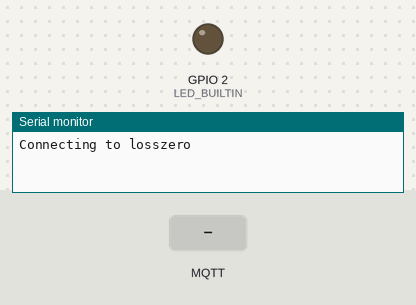
This sketch was run on a simulated ESP8266 (NodeMCU). On the bench: output pins drawn as LEDs (lit = HIGH, except the on-board LED, lit = LOW), the last lines printed to the serial monitor. The inputs (shaded band) are chosen by the test bench. WiFi joins after 1.5 s; servers stay silent unless stated; random numbers use the default seed unless the sketch sets one; no MQTT or app messages arrive unless stated.

Above: at 0.1 s.
At 2.7 s:
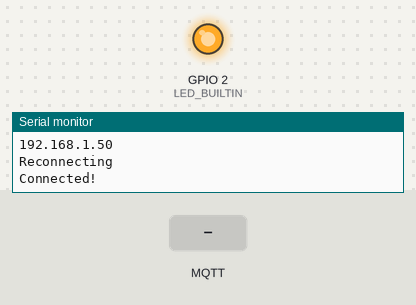
2.8 s: MQTT message "camera" arrives on the first subscribed topic
Timing chart, 0 to 5.8 s (numbered marks = the images above; inputs shaded):
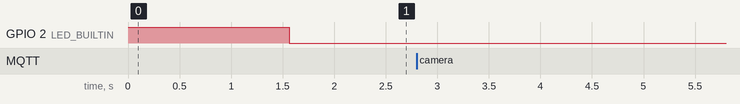

The sketch:

mqtt_test.ino
```cpp
#include <ESP8266WiFi.h>
#include <PubSubClient.h>
#include <ArduinoJson.h>

// 네트워크 정보 업데이트
const char* ssid = "losszero";
const char* password = "asd123123";
const char* mqtt_server = "k11e202.p.ssafy.io";

WiFiClient espClient;
PubSubClient client(espClient);

String arm_command = "";

void setup_wifi() {
  delay(10);
  Serial.println();
  Serial.print("Connecting to ");
  Serial.println(ssid);

  WiFi.mode(WIFI_STA);
  WiFi.begin(ssid, password);

  while (WiFi.status() != WL_CONNECTED) {
    delay(500);
    Serial.print(".");
  }

  randomSeed(micros());

  Serial.println("");
  Serial.println("WiFi connected");
  Serial.println("IP address: ");
  Serial.println(WiFi.localIP());
}

void sendCommand(const char* command) {
  Serial.write(command);
}

void waitForCompletion() {
  while (true) {
    if (Serial.available()) {
      String message = Serial.readStringUntil('\n');
      message.trim();
      if (message.endsWith("Complete")) {
        break;
      }
    }
  }
}

void sendMqttMessage(const char* sender, const char* status) {
  StaticJsonDocument<200> doc;
  doc["sender"] = sender;
  doc["status"] = status;
  char messageBuffer[200];
  serializeJson(doc, messageBuffer);
  client.publish("realtime-cycle", messageBuffer);
  Serial.println("Sent Complete Message");
}

void callback(char* topic, byte* payload, unsigned int length) {
  Serial.print("Message arrived [");
  Serial.print(topic);
  Serial.print("] ");

  arm_command = "";
  for (int i = 0; i < length; i++) {
    arm_command += (char)payload[i];
  }

  // JSON 파싱
  StaticJsonDocument<200> doc;
  DeserializationError error = deserializeJson(doc, arm_command);
  if (error) {
    return;
  }

  const char* sender = doc["sender"];
  const char* status = doc["status"];
  Serial.println(sender);
  Serial.println(status);

  if (strcmp(sender, "camera") == 0) {
    if (strcmp(status, "defect") == 0) {
      sendCommand("Defect_Pos1");
      waitForCompletion();
      sendMqttMessage("arm", "complete");
    } else if (strcmp(status, "reusable") == 0) {
      sendCommand("Reusable_Pos1");
      waitForCompletion();
      sendMqttMessage("arm", "complete");
    }
  }
}

void reconnect() {
  while (!client.connected()) {
    String clientId = "ESP8266Client-";
    clientId += String(random(0xffff), HEX);
    if (client.connect(clientId.c_str())) {
      client.subscribe("realtime-cycle");
    } else {
      delay(1000);
    }
  }
}

void setup() {
  pinMode(LED_BUILTIN, OUTPUT);
  digitalWrite(LED_BUILTIN, HIGH);
  Serial.begin(115200);
  setup_wifi();
  client.setServer(mqtt_server, 1883);
  client.setCallback(callback);
  client.setKeepAlive(120);
}

void loop() {
  if (!client.connected()) {
    digitalWrite(LED_BUILTIN, HIGH);
    Serial.println("Reconnecting");
    reconnect();
    digitalWrite(LED_BUILTIN, LOW);
    Serial.println("Connected!");
  }
  client.loop();
}
```
